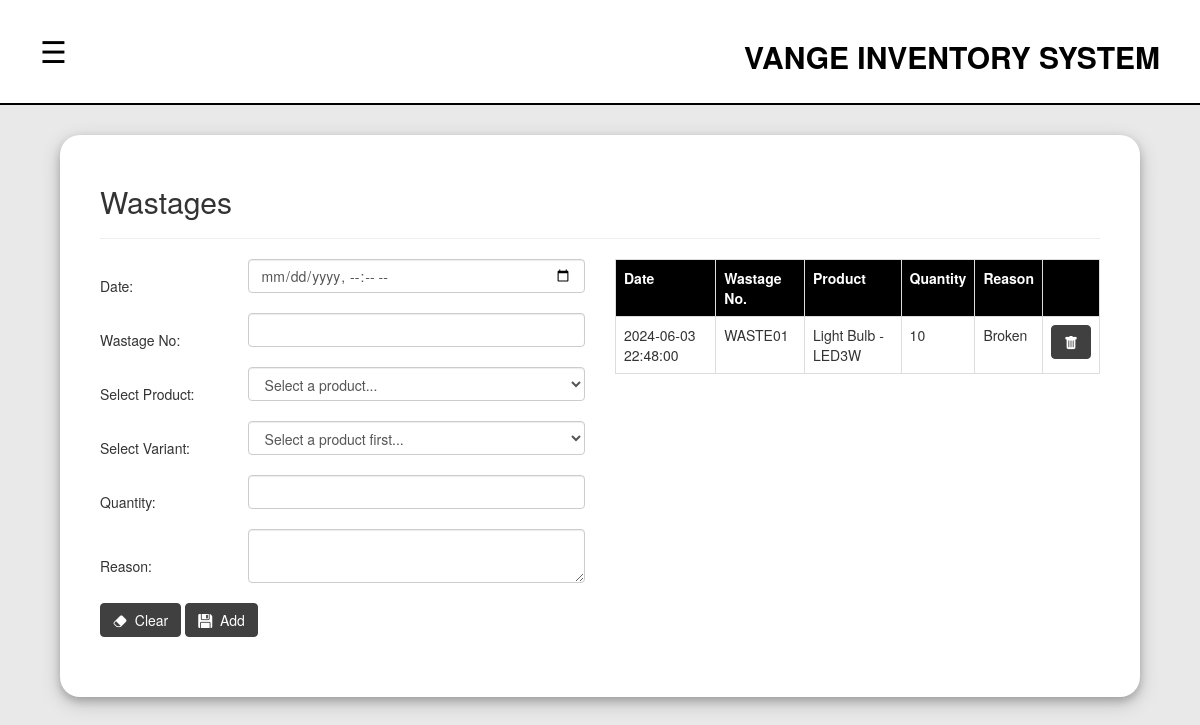
/wastages.php (signed in), run on the app's committed database.
### tables this page shows
CREATE TABLE `wastages` (
  `id` int(11) NOT NULL,
  `wastage_no` varchar(50) DEFAULT NULL,
  `wastage_date` datetime DEFAULT current_timestamp(),
  `product_variant_id` int(11) DEFAULT NULL,
  `quantity` int(11) DEFAULT NULL,
  `reason` text DEFAULT NULL
);

CREATE TABLE `products` (
  `id` int(11) NOT NULL,
  `code` varchar(50) NOT NULL,
  `name` varchar(100) NOT NULL,
  `description` text DEFAULT NULL,
  `category_id` int(11) NOT NULL,
  `tags` varchar(255) DEFAULT NULL,
  `discount` decimal(10,2) DEFAULT 0.00,
  `reorder_point` int(11) NOT NULL DEFAULT 0,
  `created_at` timestamp NOT NULL DEFAULT current_timestamp()
);

CREATE TABLE `product_variants` (
  `id` int(11) NOT NULL,
  `product_id` int(11) DEFAULT NULL,
  `variant_name` varchar(100) DEFAULT NULL,
  `variant_desc` text DEFAULT NULL,
  `price` decimal(10,2) NOT NULL DEFAULT 0.00,
  `created_at` timestamp NOT NULL DEFAULT current_timestamp()
);

### wastages.php (the view, shortened to what this page needs)
<?php
    include("navbar.php");
?>
<!DOCTYPE html>
<html lang="en">
<head>
</head>
<body>
    <div class="content_container">
        <h2>Wastages</h2>
        <hr>
        <div class="row">
            <div class="col-lg-6">
                <form action="wastages.php" method="get">
                    <table width="100%">
                        <tr>
                            <td>Date: <br></td>
                            <td><input type="datetime-local" name="txt_date" id="txt_date" class="txt_input form-control"><br></td>
                        </tr>
                        <tr>
                            <td>Wastage No: <br></td>
                            <td><input type="text" name="txt_wastage_no" id="txt_wastage_no" class="txt_input form-control"><br></td>
                        </tr>
                        <tr>
                            <td>Select Product: <br></td>
                            <td><select name="slct_product" id="slct_product" class="txt_input form-control">
                                <option value="">Select a product...</option>
                            </select><br></td>
                        </tr>
                        <tr>
                            <td>Select Variant: <br> </td>
                            <td><select name="slct_prodvariant" id="slct_prodvariant" class="txt_input form-control">
                                <option value="">Select a product first...</option>
                            </select><br></td>
                        </tr>
                        <tr>
                            <td>Quantity: <br></td>
                            <td><input type="number" name="txt_qty" id="txt_qty" class="txt_input form-control"><br></td>
                        </tr>
                        <tr>
                            <td>Reason: <br></td>
                            <td><textarea name="txt_reason" id="txt_reason" class="txt_input form-control"></textarea><br></td>
                        </tr>
                        <tr>
                            <td colspan="2">
                                <button type='button' class='btn btn-danger btn_clear'> <i class='bi bi-eraser-fill'></i> &nbsp;Clear</button>
                                <button type='submit' class='btn btn-success'><i class='bi bi-floppy-fill'></i> &nbsp;Add</button>
                            </td>
                        </tr>
                    </table>
                </form><br>
            </div>
            <div class="col-lg-6">
                <div class="record_table">
                <table width="100%" class="table table-bordered">
                    <tr>
                        <th>Date</th>
                        <th>Wastage No.</th>
                        <th>Product</th>
                        <th>Quantity</th>
                        <th>Reason</th>
                        <th></th>
                    </tr>
                    <?php
                        $result=$conn->query("select wastages.id, wastages.wastage_date, wastages.wastage_no, wastages.quantity, wastages.reason, product_variants.variant_name, products.name as product_name from wastages, product_variants, products where wastages.product_variant_id = product_variants.id and product_variants.product_id = products.id");
                        while($row =$result->fetch_assoc()){
                            echo "<tr>
                                <td>$row[wastage_date]</td>
                                <td>$row[wastage_no]</td>
                                <td>$row[product_name] - $row[variant_name]</td>
                                <td>$row[quantity]</td>
                                <td>$row[reason]</td>
                                <td><center><button type='button' class='btn btn-danger btn_del' wastage_id='$row[id]'><i class='bi bi-trash-fill'></i></button></center></td>
                            </tr>";
                        }
                    ?>
                </table>
                </div>
            </div>
        </div>
    </div>
</body>
</html>

### style.css (style rules this page uses)
body { overflow-x: hidden; background-color: rgb(233, 233, 233); }
.table-bordered tr th { background-color: black; color: white; }
.content_container { padding: 40px; padding-top: 30px; width: 100%; box-shadow: 0 4px 8px 0 rgba(0, 0, 0, 0.2), 0 6px 20px 0 rgba(0, 0, 0, 0.19); width: 90%; margin: 0 auto; margin-top: 30px; margin-bottom: 30px; border-radius: 20px; background-color: white; }
.all_products, .record_table { overflow-x: auto; }
.btn { background-color: rgb(64, 64, 64); border-color: rgb(64, 64, 64); color: white; transition: 0.5s ease }

### data on the page
wastages: wastage_date "2024-06-03 22:48:00", wastage_no "WASTE01", products.name "Light Bulb", product_variant.variant_name "LED3W", quantity "10", reason "Broken"
